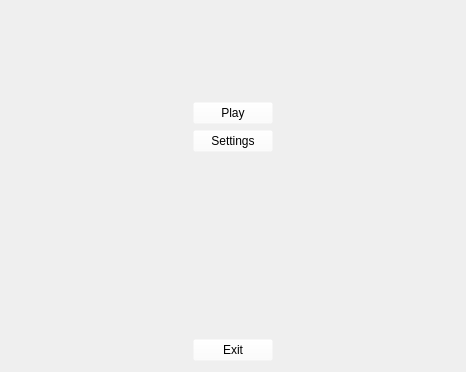
<?xml version="1.0" encoding="UTF-8"?>
<ui version="4.0">
 <class>MainMenuForm</class>
 <widget class="QWidget" name="MainMenuForm">
  <property name="geometry">
   <rect>
    <x>0</x>
    <y>0</y>
    <width>466</width>
    <height>372</height>
   </rect>
  </property>
  <property name="sizePolicy">
   <sizepolicy hsizetype="Expanding" vsizetype="Expanding">
    <horstretch>0</horstretch>
    <verstretch>0</verstretch>
   </sizepolicy>
  </property>
  <property name="windowTitle">
   <string>Form</string>
  </property>
  <layout class="QGridLayout" name="gridLayout">
   <item row="0" column="0">
    <layout class="QVBoxLayout" name="verticalLayout">
     <property name="sizeConstraint">
      <enum>QLayout::SetDefaultConstraint</enum>
     </property>
     <item alignment="Qt::AlignHCenter|Qt::AlignBottom">
      <widget class="QPushButton" name="playButton">
       <property name="sizePolicy">
        <sizepolicy hsizetype="Maximum" vsizetype="Fixed">
         <horstretch>0</horstretch>
         <verstretch>0</verstretch>
        </sizepolicy>
       </property>
       <property name="cursor">
        <cursorShape>PointingHandCursor</cursorShape>
       </property>
       <property name="styleSheet">
        <string notr="true">font: italic 28pt &quot;Brush Script MT&quot;;
background-color: rgba(255,255,255,0);</string>
       </property>
       <property name="text">
        <string>Play</string>
       </property>
      </widget>
     </item>
     <item alignment="Qt::AlignHCenter|Qt::AlignTop">
      <widget class="QPushButton" name="settingsButton">
       <property name="sizePolicy">
        <sizepolicy hsizetype="Maximum" vsizetype="Fixed">
         <horstretch>0</horstretch>
         <verstretch>0</verstretch>
        </sizepolicy>
       </property>
       <property name="cursor">
        <cursorShape>PointingHandCursor</cursorShape>
       </property>
       <property name="styleSheet">
        <string notr="true">font: italic 28pt &quot;Brush Script MT&quot;;
background-color: rgba(255,255,255,0);</string>
       </property>
       <property name="text">
        <string>Settings</string>
       </property>
      </widget>
     </item>
     <item alignment="Qt::AlignHCenter|Qt::AlignBottom">
      <widget class="QPushButton" name="exitButton">
       <property name="sizePolicy">
        <sizepolicy hsizetype="Maximum" vsizetype="Fixed">
         <horstretch>0</horstretch>
         <verstretch>0</verstretch>
        </sizepolicy>
       </property>
       <property name="cursor">
        <cursorShape>PointingHandCursor</cursorShape>
       </property>
       <property name="styleSheet">
        <string notr="true">font: italic 28pt &quot;Brush Script MT&quot;;
background-color: rgba(255,255,255,0);</string>
       </property>
       <property name="text">
        <string>Exit</string>
       </property>
      </widget>
     </item>
    </layout>
   </item>
  </layout>
 </widget>
 <resources/>
 <connections/>
</ui>
